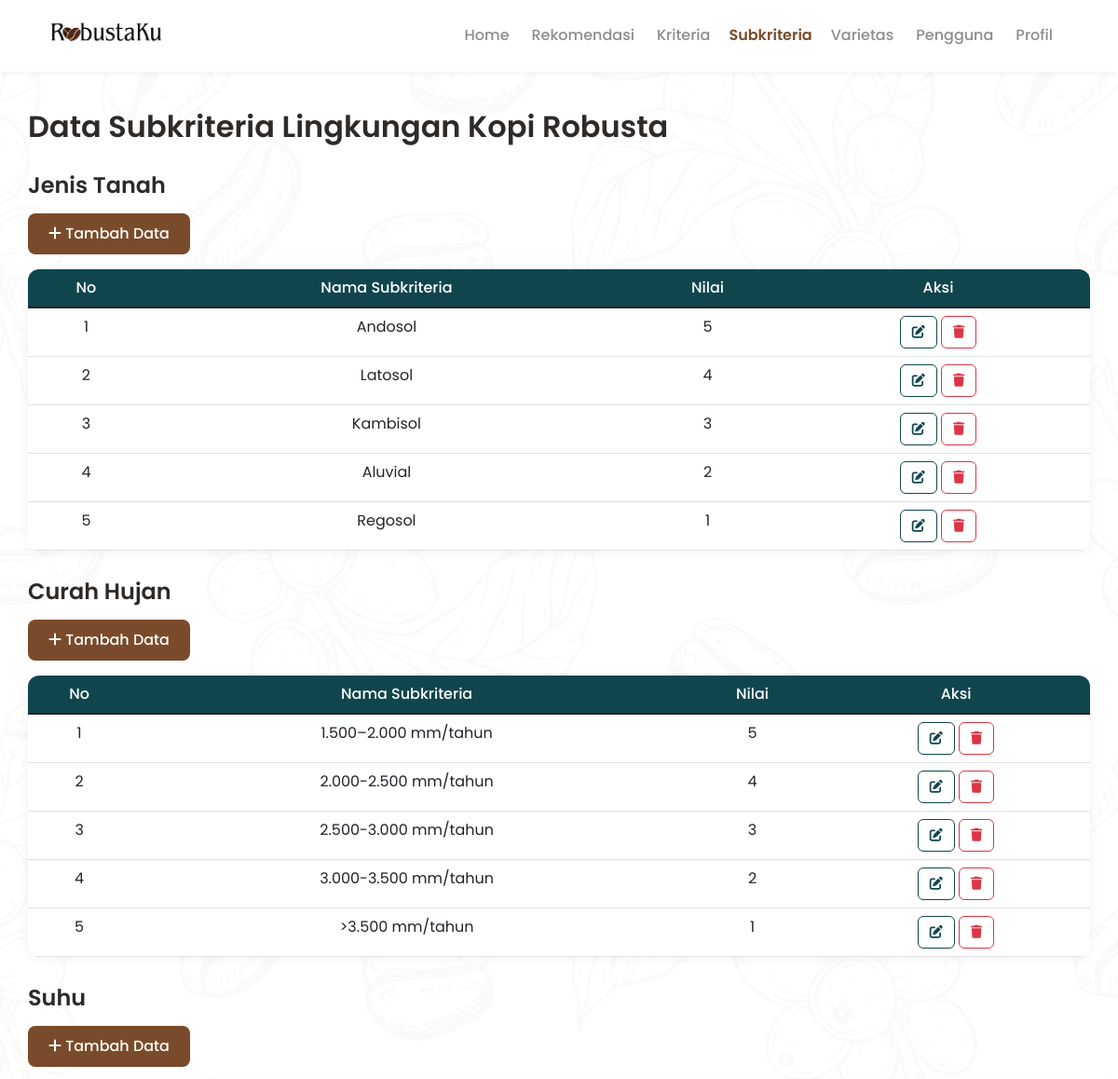
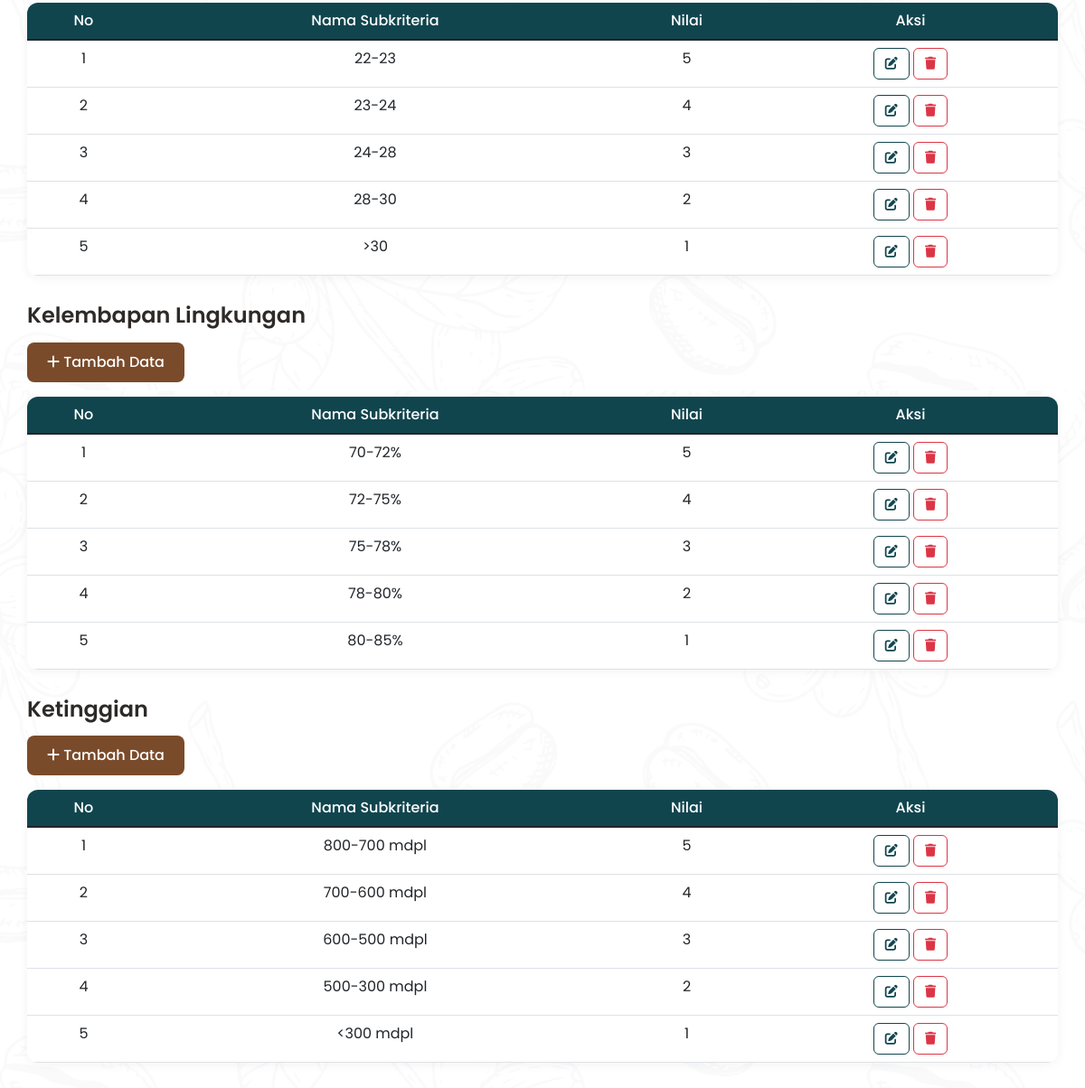
The app's page /subkriteria.php (signed in) with its own data (2 pictures, top to bottom).
### tables this page shows
CREATE TABLE `kriteria` (
  `id_kriteria` int(11) NOT NULL,
  `kode_kriteria` varchar(20) NOT NULL,
  `nama_kriteria` varchar(50) NOT NULL,
  `jenis_kriteria` set('benefit','cost') NOT NULL
);

CREATE TABLE `subkriteria` (
  `id_subkriteria` int(11) NOT NULL,
  `id_kriteria` int(11) NOT NULL,
  `nama_subkriteria` varchar(50) NOT NULL,
  `nilai_subkriteria` float NOT NULL
);

### subkriteria.php (the view, shortened to what this page needs)
<?php
include "koneksi.php";
?>
<!DOCTYPE html>
<html lang="id">
<head>
    <link href="https://cdn.jsdelivr.net/npm/bootstrap@5.1.3/dist/css/bootstrap.min.css" rel="stylesheet">
    <link rel="stylesheet" href="https://cdnjs.cloudflare.com/ajax/libs/font-awesome/6.0.0/css/all.min.css">
</head>
<body>
    <nav class="navbar navbar-expand-lg navbar-custom">
        <div class="container">
            <div class="brand-wrap">
                <a href="homepage.php"><img src="assets/img/logo_robustaku.png" alt="RobustaKu Logo"></a>
            </div>
            <div class="collapse navbar-collapse justify-content-end" id="navMenu">
                <ul class="navbar-nav align-items-center me-3">
                    <li class="nav-item"><a class="nav-link unactive" href="homepage.php">Home</a></li>
                    <li class="nav-item"><a class="nav-link unactive" href="rekomendasi.php">Rekomendasi</a></li>
                    <li class="nav-item"><a class="nav-link unactive" href="kriteria.php">Kriteria</a></li>
                    <li class="nav-item"><a class="nav-link active" href="subkriteria.php">Subkriteria</a></li>
                    <li class="nav-item"><a class="nav-link unactive" href="varietas.php">Varietas</a></li>
                    <li class="nav-item"><a class="nav-link unactive" href="pengguna.php">Pengguna</a></li>
                    <li class="nav-item"><a class="nav-link unactive" href="profil.php">Profil</a></li>
                </ul>
            </div>
        </div>
    </nav>
    <div class="container container-content">
        <h2>Data Subkriteria Lingkungan Kopi Robusta</h2>
        <?php
        $query_kriteria = mysqli_query($koneksi, "SELECT * FROM kriteria ORDER BY id_kriteria ASC");
        while ($kriteria = mysqli_fetch_array($query_kriteria)) {
            $id_kriteria = $kriteria['id_kriteria'];
        ?>
        <h4><?= $kriteria['nama_kriteria'] ?></h4>
        <button class="btn-primary mb-3" data-bs-toggle="modal" data-bs-target="#modalTambah<?= $id_kriteria ?>">
            <i class="fas fa-plus"></i> Tambah Data
        </button>
        <div class="table-container">
            <table class="table table-hover mb-0">
                <thead>
                    <tr>
                        <th>No</th>
                        <th>Nama Subkriteria</th>
                        <th>Nilai</th>
                        <th>Aksi</th>
                    </tr>
                </thead>
                <tbody>
                    <?php
                    $no = 1;
                    $query_sub = mysqli_query($koneksi, "SELECT * FROM subkriteria WHERE id_kriteria = '$id_kriteria' ORDER BY id_subkriteria ASC");
                    if (mysqli_num_rows($query_sub) > 0) {
                        while ($sub = mysqli_fetch_array($query_sub)) {
                            echo "<tr>
                                    <td>{$no}</td>
                                    <td>{$sub['nama_subkriteria']}</td>
                                    <td>{$sub['nilai_subkriteria']}</td>
                                    <td>
                                        <button class='btn-edit' onclick='editData({$sub['id_subkriteria']}, \"{$sub['nama_subkriteria']}\", \"{$sub['nilai_subkriteria']}\")'>
                                            <i class='fas fa-edit'></i>
                                        </button>
                                        <button class='btn-hapus' onclick='hapusData({$sub['id_subkriteria']}, \"{$sub['nama_subkriteria']}\")'>
                                            <i class='fas fa-trash'></i>
                                        </button>
                                    </td>
                                  </tr>";
                            $no++;
                        }
                    } else {
                        echo "<tr><td colspan='4' class='text-center'>Belum ada data subkriteria</td></tr>";
                    }
                    ?>
                </tbody>
            </table>
        </div>
        <?php } ?>
    </div>
</body>
</html>

### subkriteria.php (style rules this page uses)
:root { --robusta-brown: #7a4b2a; --robusta-brown-dark: #6b3f22; --text-dark: #2e2a28; }
html, body { height: 100%; margin: 0; font-family: "Poppins", sans-serif; -webkit-font-smoothing: antialiased; -moz-osx-font-smoothing: grayscale; color: var(--text-dark); background-color: #ffffff; background-image: url('assets/img/coffeepattern.png'); background-repeat: repeat; background-position: center; background-size: 100%; }
.navbar-custom { background: #fff; padding: 14px 0; box-shadow: 0 2px 8px rgba(0,0,0,0.05); }
.navbar .container { max-width: 1140px; }
.brand-wrap { display: flex; align-items: center; gap: 12px; }
.brand-wrap img { width: 140px; height: auto; display: block; }
.nav-link { color: var(--robusta-brown); font-weight: 600; padding: 8px 12px; }
.navbar .nav-link.unactive { color: rgba(0,0,0,0.45); font-weight: 500; padding: 8px 12px; }
.container-content { padding: 40px 0; }
h2 { font-weight: 600; color: var(--text-dark); margin-bottom: 30px; }
h4 { font-weight: 600; color: var(--text-dark); margin-top: 30px; margin-bottom: 15px; }
.btn-primary { background: var(--robusta-brown); border: none; padding: 10px 22px; border-radius: 8px; font-weight: 500; text-decoration: none; }
.table-container { background: #fff; border-radius: 12px; box-shadow: 0 2px 12px rgba(0,0,0,0.05); overflow: hidden; margin-bottom: 30px; }
table { margin: 0; }
thead { background: #11454E; color: #fff; }
thead th { font-weight: 500; padding: 16px; border: none; text-align: center; }
tbody td { padding: 14px 16px; vertical-align: center; text-align: center; }
tbody tr { padding: 14px 16px; vertical-align: center; }
.btn-edit { background: transparent; border: 1px solid #11454E; color: #11454E; padding: 6px 12px; border-radius: 6px; font-size: 14px; cursor: pointer; }
.btn-hapus { background: transparent; border: 1px solid #dc3545; color: #dc3545; padding: 6px 12px; border-radius: 6px; font-size: 14px; cursor: pointer; }

### records on screen
kriteria: nama_kriteria "Jenis Tanah"
subkriteria: nama_subkriteria "Andosol", nilai_subkriteria "5"
subkriteria: nama_subkriteria "Latosol", nilai_subkriteria "4"
subkriteria: nama_subkriteria "Kambisol", nilai_subkriteria "3"
subkriteria: nama_subkriteria "Aluvial", nilai_subkriteria "2"
subkriteria: nama_subkriteria "Regosol", nilai_subkriteria "1"
kriteria: nama_kriteria "Curah Hujan"
subkriteria: nama_subkriteria "1.500–2.000 mm/tahun", nilai_subkriteria "5"
subkriteria: nama_subkriteria "2.000-2.500 mm/tahun", nilai_subkriteria "4"
subkriteria: nama_subkriteria "2.500-3.000 mm/tahun", nilai_subkriteria "3"
subkriteria: nama_subkriteria "3.000-3.500 mm/tahun", nilai_subkriteria "2"
subkriteria: nama_subkriteria ">3.500 mm/tahun", nilai_subkriteria "1"
kriteria: nama_kriteria "Suhu"
subkriteria: nama_subkriteria "22-23", nilai_subkriteria "5"
subkriteria: nama_subkriteria "23-24", nilai_subkriteria "4"
subkriteria: nama_subkriteria "24-28", nilai_subkriteria "3"
subkriteria: nama_subkriteria "28-30", nilai_subkriteria "2"
subkriteria: nama_subkriteria ">30", nilai_subkriteria "1"
kriteria: nama_kriteria "Kelembapan Lingkungan"
subkriteria: nama_subkriteria "70-72%", nilai_subkriteria "5"
subkriteria: nama_subkriteria "72-75%", nilai_subkriteria "4"
subkriteria: nama_subkriteria "75-78%", nilai_subkriteria "3"
subkriteria: nama_subkriteria "78-80%", nilai_subkriteria "2"
subkriteria: nama_subkriteria "80-85%", nilai_subkriteria "1"
kriteria: nama_kriteria "Ketinggian"
subkriteria: nama_subkriteria "800-700 mdpl", nilai_subkriteria "5"
subkriteria: nama_subkriteria "700-600 mdpl", nilai_subkriteria "4"
subkriteria: nama_subkriteria "600-500 mdpl", nilai_subkriteria "3"
subkriteria: nama_subkriteria "500-300 mdpl", nilai_subkriteria "2"
subkriteria: nama_subkriteria "<300 mdpl", nilai_subkriteria "1"
